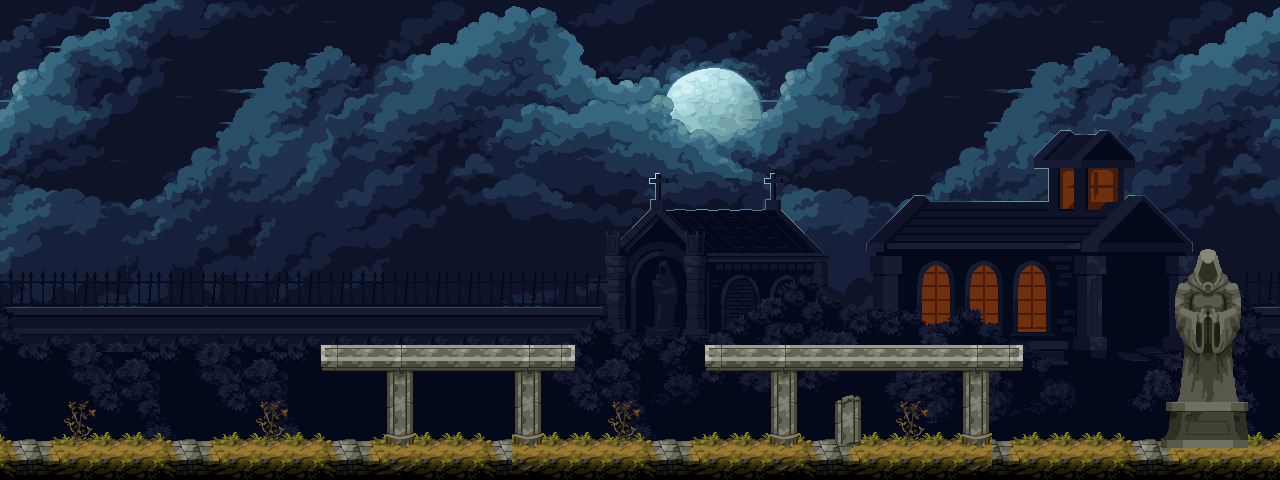

Tiled map render using the project's own tile images. Description and the map definition, with tile-layer contents summarised, below:
An orthogonal 40x15 tile map with 32x32 px tiles, 5 tile layers (Background_Sky, BackGround_House, Ground, Second_Ground, ...), 4 tilesets and 4 objects (2x SecondGround, Goal, Start).

<map version="1.10" tiledversion="1.10.2" orientation="orthogonal" renderorder="right-down" width="40" height="15" tilewidth="32" tileheight="32" infinite="0" nextlayerid="7" nextobjectid="7">
 <tileset firstgid="1" source="Background_Sky.tsx" />
 <tileset firstgid="313" source="Background_House.tsx" />
 <tileset firstgid="625" source="Ground.tsx" />
 <tileset firstgid="757" source="Salt.tsx" />
 <layer id="1" name="Background_Sky" width="40" height="15">
  <data>[600 cells, 600 non-empty, 312 distinct tile ids]</data>
 </layer>
 <layer id="2" name="BackGround_House" width="40" height="15">
  <data>[600 cells, 424 non-empty, 312 distinct tile ids]</data>
 </layer>
 <layer id="3" name="Ground" width="40" height="15">
  <data>[600 cells, 88 non-empty, 11 distinct tile ids]</data>
 </layer>
 <layer id="4" name="Second_Ground" width="40" height="15">
  <data>[600 cells, 38 non-empty, 10 distinct tile ids]</data>
 </layer>
 <layer id="5" name="Others" width="40" height="15">
  <data>[600 cells, 21 non-empty, 21 distinct tile ids]</data>
 </layer>
 <objectgroup id="6" name="Objects">
  <object id="1" name="Goal" x="1160" y="385.333" width="90.6667" height="65.3333" />
  <object id="2" name="SecondGround" x="324" y="346.667" width="252" height="26.6667" />
  <object id="4" name="SecondGround" x="706.667" y="345.333" width="316" height="22.6667" />
  <object id="5" name="Start" x="25.3333" y="406.667" width="30.6667" height="33.3333" />
 </objectgroup>
</map>
